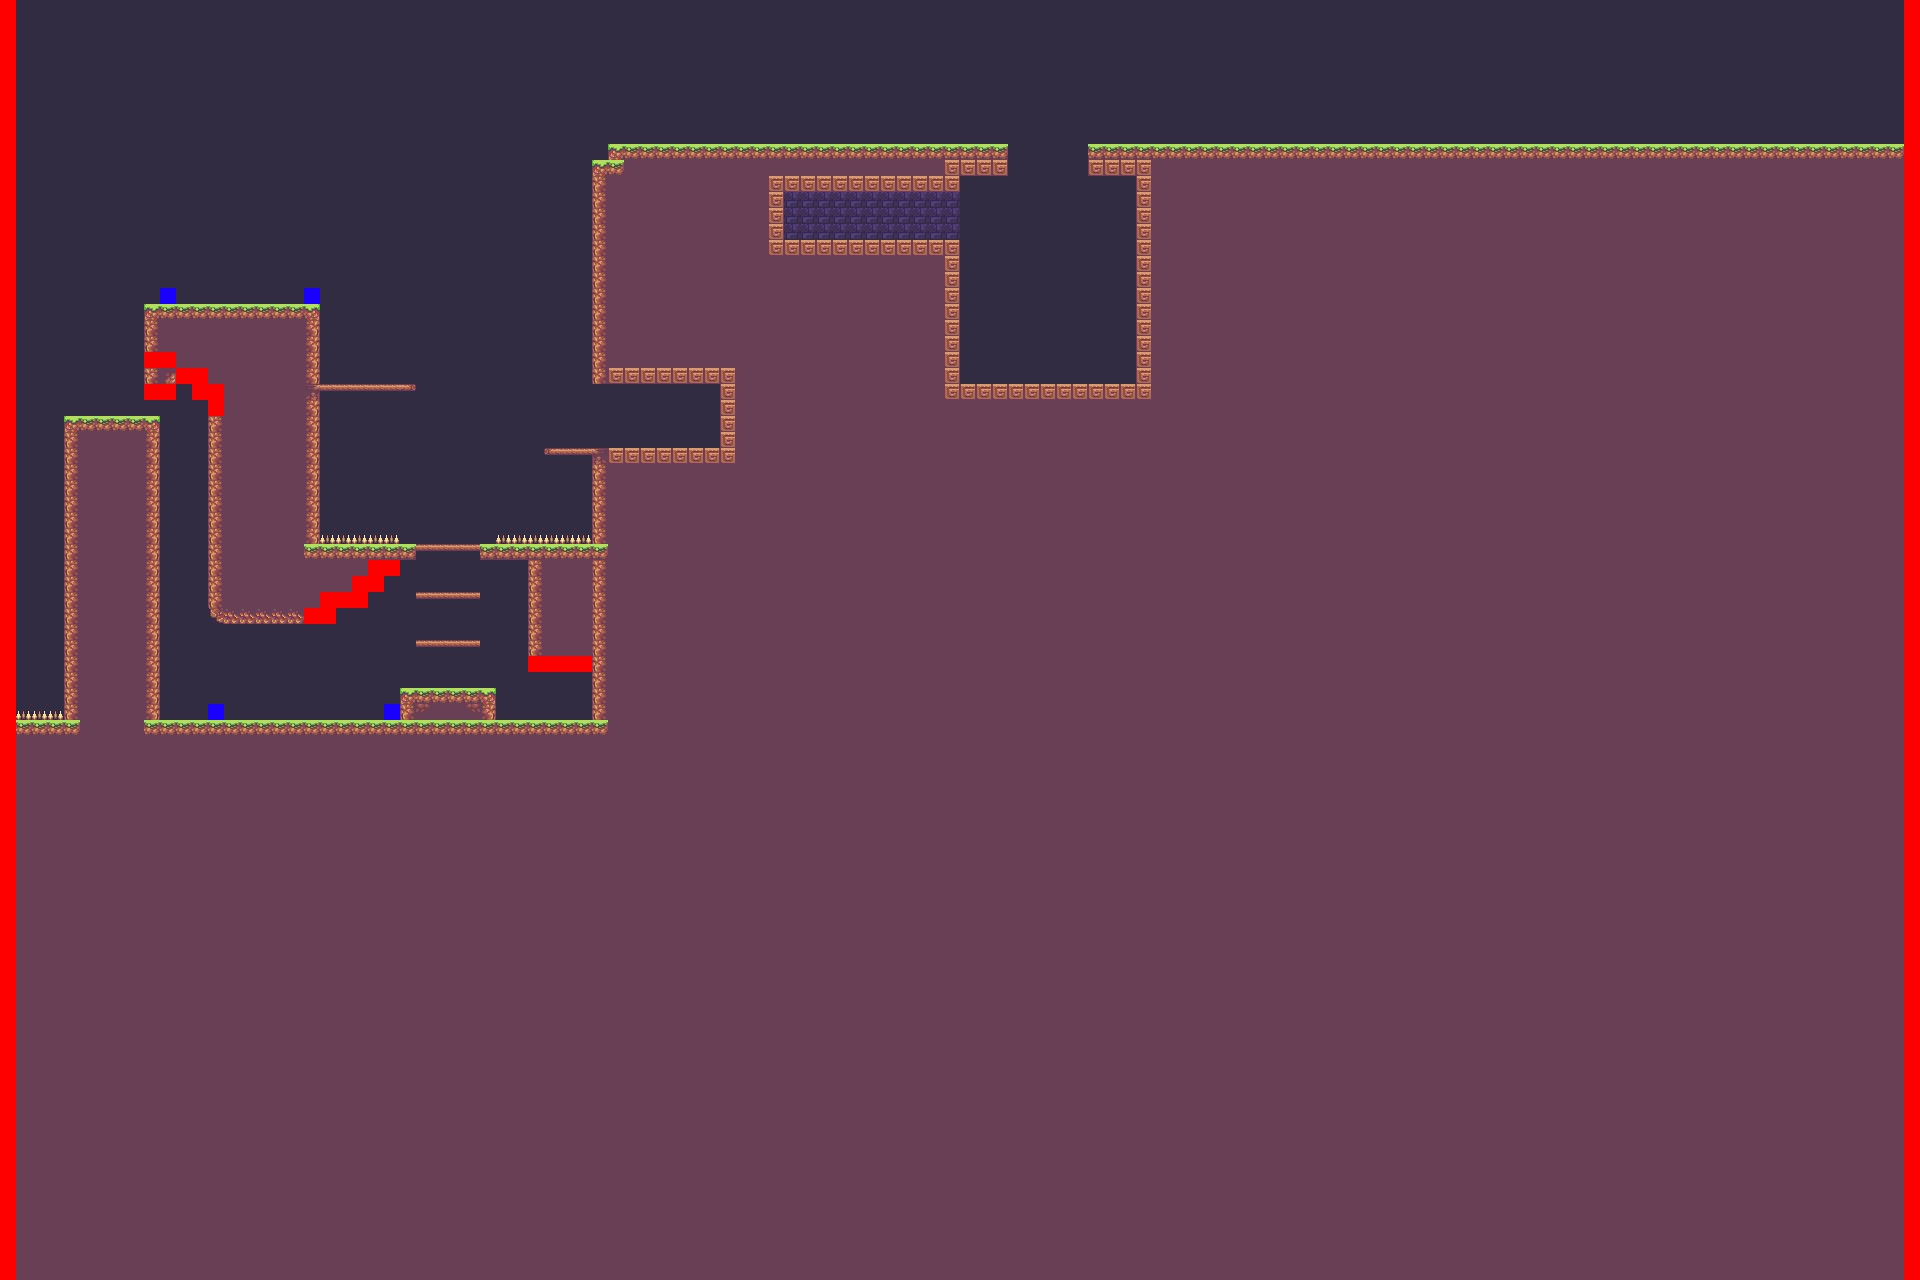

Rendered tile map (Tiled .tmx) drawn with the repository's tilesets; below, a short description and the map source with its tile grids summarised:
An orthogonal 120x80 tile map with 16x16 px tiles, 4 tile layers (BackgroundDecorator, Collision, HiddenCollision, ForegroundDecorator), 3 tilesets and 133 objects (108x Gem, 5x ToggleTile_1, 4x ToggleTile_0, 3x ExtraLife, 2x TutorialText, ...).

<map version="1.2" tiledversion="1.2.4" orientation="orthogonal" renderorder="right-down" width="120" height="80" tilewidth="16" tileheight="16" infinite="0" nextlayerid="30" nextobjectid="706">
 <tileset firstgid="1" name="props" tilewidth="16" tileheight="16" tilecount="364" columns="26">
  <image source="../tilesets/environment/props.png" width="416" height="224" />
  <tile id="317">
   <properties>
    <property name="collides" type="bool" value="true" />
   </properties>
  </tile>
  <tile id="321">
   <properties>
    <property name="collide_dmg" type="bool" value="true" />
   </properties>
  </tile>
 </tileset>
 <tileset firstgid="365" name="widgets" tilewidth="16" tileheight="16" tilecount="8" columns="8">
  <image source="../tilesets/widgets/widgets.png" width="128" height="16" />
  <tile id="0">
   <properties>
    <property name="widget" type="bool" value="true" />
   </properties>
  </tile>
  <tile id="1">
   <properties>
    <property name="collides" type="bool" value="true" />
    <property name="widget" type="bool" value="true" />
   </properties>
  </tile>
  <tile id="2">
   <properties>
    <property name="widget" type="bool" value="true" />
   </properties>
  </tile>
  <tile id="4">
   <properties>
    <property name="widget" type="bool" value="true" />
   </properties>
  </tile>
  <tile id="5">
   <properties>
    <property name="widget" type="bool" value="true" />
   </properties>
  </tile>
  <tile id="6">
   <properties>
    <property name="widget" type="bool" value="true" />
   </properties>
  </tile>
  <tile id="7">
   <properties>
    <property name="widget" type="bool" value="true" />
   </properties>
  </tile>
 </tileset>
 <tileset firstgid="373" name="tileset" tilewidth="16" tileheight="16" tilecount="585" columns="15">
  <image source="../tilesets/environment/tileset-extruded.png" width="240" height="624" />
  <tile id="16">
   <properties>
    <property name="collides" type="bool" value="true" />
   </properties>
  </tile>
  <tile id="18">
   <properties>
    <property name="collides" type="bool" value="true" />
   </properties>
  </tile>
  <tile id="20">
   <properties>
    <property name="collides" type="bool" value="true" />
   </properties>
  </tile>
  <tile id="22">
   <properties>
    <property name="collides" type="bool" value="true" />
   </properties>
  </tile>
  <tile id="24">
   <properties>
    <property name="collide_top_only" type="bool" value="true" />
    <property name="collides" type="bool" value="true" />
   </properties>
  </tile>
  <tile id="26">
   <properties>
    <property name="collide_top_only" type="bool" value="true" />
    <property name="collides" type="bool" value="true" />
   </properties>
  </tile>
  <tile id="28">
   <properties>
    <property name="collides" type="bool" value="true" />
   </properties>
  </tile>
  <tile id="110">
   <properties>
    <property name="collides" type="bool" value="true" />
   </properties>
  </tile>
  <tile id="114">
   <properties>
    <property name="collides" type="bool" value="true" />
   </properties>
  </tile>
  <tile id="116">
   <properties>
    <property name="collides" type="bool" value="true" />
   </properties>
  </tile>
  <tile id="118">
   <properties>
    <property name="collide_top_only" type="bool" value="true" />
    <property name="collides" type="bool" value="true" />
   </properties>
  </tile>
  <tile id="136">
   <properties>
    <property name="collide_top_only" type="bool" value="true" />
    <property name="collides" type="bool" value="true" />
   </properties>
  </tile>
  <tile id="138">
   <properties>
    <property name="collides" type="bool" value="true" />
   </properties>
  </tile>
  <tile id="148">
   <properties>
    <property name="collides" type="bool" value="true" />
   </properties>
  </tile>
  <tile id="166">
   <properties>
    <property name="collides" type="bool" value="true" />
   </properties>
  </tile>
  <tile id="168">
   <properties>
    <property name="collides" type="bool" value="true" />
   </properties>
  </tile>
  <tile id="170">
   <properties>
    <property name="collides" type="bool" value="true" />
   </properties>
  </tile>
  <tile id="172">
   <properties>
    <property name="collide_top_only" type="bool" value="true" />
    <property name="collides" type="bool" value="true" />
   </properties>
  </tile>
  <tile id="174">
   <properties>
    <property name="collide_top_only" type="bool" value="true" />
    <property name="collides" type="bool" value="true" />
   </properties>
  </tile>
  <tile id="228">
   <properties>
    <property name="collides" type="bool" value="true" />
   </properties>
  </tile>
  <tile id="230">
   <properties>
    <property name="collides" type="bool" value="true" />
   </properties>
  </tile>
  <tile id="232">
   <properties>
    <property name="collides" type="bool" value="true" />
   </properties>
  </tile>
  <tile id="268">
   <properties>
    <property name="collides" type="bool" value="true" />
   </properties>
  </tile>
  <tile id="290">
   <properties>
    <property name="collides" type="bool" value="true" />
   </properties>
  </tile>
  <tile id="292">
   <properties>
    <property name="collides" type="bool" value="true" />
   </properties>
  </tile>
  <tile id="294">
   <properties>
    <property name="collides" type="bool" value="true" />
   </properties>
  </tile>
  <tile id="326">
   <properties>
    <property name="collides" type="bool" value="false" />
   </properties>
  </tile>
  <tile id="328">
   <properties>
    <property name="collides" type="bool" value="false" />
   </properties>
  </tile>
  <tile id="346">
   <properties>
    <property name="collides" type="bool" value="true" />
   </properties>
  </tile>
  <tile id="476">
   <properties>
    <property name="collides" type="bool" value="true" />
   </properties>
  </tile>
  <tile id="560">
   <properties>
    <property name="collides" type="bool" value="true" />
   </properties>
  </tile>
 </tileset>
 <layer id="26" name="BackgroundDecorator" width="120" height="80">
  <data>[9600 cells, 9600 non-empty, 3 distinct tile ids]</data>
 </layer>
 <layer id="27" name="Collision" width="120" height="80">
  <data>[9600 cells, 7359 non-empty, 23 distinct tile ids]</data>
 </layer>
 <layer id="28" name="HiddenCollision" width="120" height="80" locked="1">
  <data>[9600 cells, 182 non-empty, 1 distinct tile ids]</data>
 </layer>
 <layer id="29" name="ForegroundDecorator" width="120" height="80" locked="1" opacity="0.95">
  <data>[9600 cells, 0 non-empty, 0 distinct tile ids]</data>
 </layer>
 <objectgroup id="5" name="Objects">
  <object id="1" name="Spawn Point" x="448" y="496">
   <point />
  </object>
  <object id="229" name="TutorialText" x="-73" y="-266" width="301.167" height="44.1667">
   <text wrap="1" color="#ffffff" halign="center">Moving platforms like this one can be used to move throughout the level. </text>
  </object>
  <object id="280" name="Exit" x="816" y="208" width="16" height="16" />
  <object id="550" name="FrogEnemy" x="560" y="432" width="16" height="16" />
  <object id="575" name="ToggleTile_0" x="592" y="432" width="16" height="16" />
  <object id="576" name="ToggleTile_0" x="592" y="416" width="16" height="16" />
  <object id="577" name="ToggleTile_0" x="592" y="400" width="16" height="16" />
  <object id="578" name="ToggleTile_1" x="1056" y="144" width="16" height="16" />
  <object id="579" name="Switch_0" x="448" y="672" width="16" height="16" />
  <object id="580" name="CrocEnemy" x="256" y="672" width="16" height="16" />
  <object id="581" name="Crate" x="144" y="288" width="16" height="16" />
  <object id="582" name="CrocEnemy" x="336" y="672" width="16" height="16" />
  <object id="583" name="SnailEnemy" x="128" y="400" width="16" height="16" />
  <object id="585" name="DoubleJumpPowerup" x="657.5" y="414.5" width="16" height="16" />
  </objectgroup>
</map>
<!-- 119 of 133 objects omitted -->
